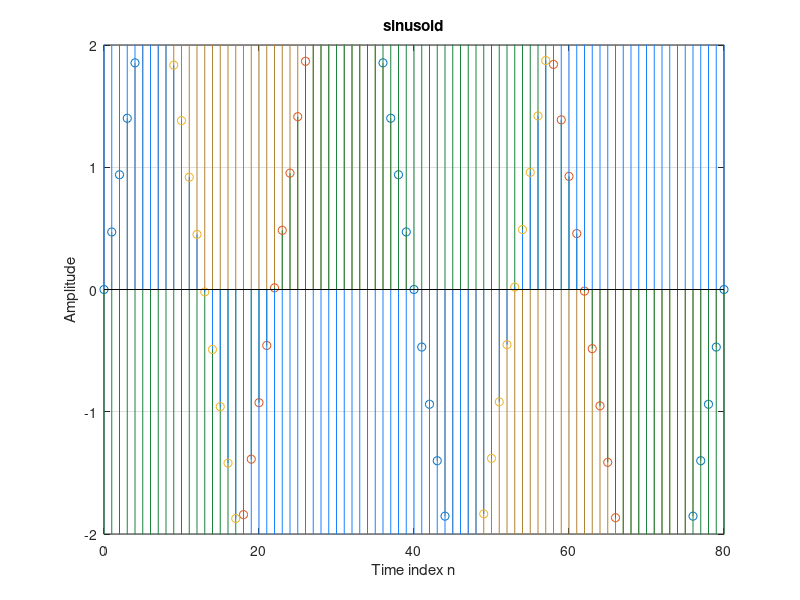

The MATLAB script that drew this image:
clf;

a = -80;
b = 80;

n = a:b; %sample length
fs = 0.0125; %sample frequency
phi = 0;
Amp = 6;

x = Amp*sin(2*pi*fs*n - phi);           %signal 1
x2 = -Amp*sin(2*pi*fs*n - (phi + 30));  %signal 2
x3 = -Amp*sin(2*pi*fs*n - (phi + 45));  %signal 3 blue

clf
stem(n, x, 'Color',[.70 .51 .201])
axis([0 b -2 2]);
grid;
title('sinusoid')
xlabel('Time index n')
ylabel('Amplitude')
axis

hold on

stem(n, x2, 'Color',[.10 .51 .240])
stem(n, x3, 'Color',[.10 .51 1]) %blue